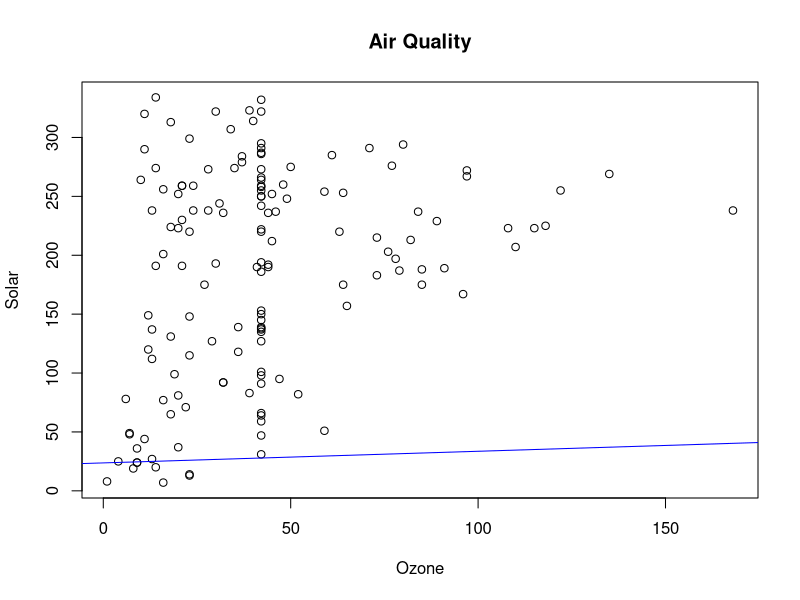

Source code (R):
#4
library(dplyr)
#i)
u <-airquality
missing_values <- colSums(is.na(u))
for (i in 1:ncol(u)) {
  if (missing_values[i]/nrow(u) < 0.1) {
    u <- u[!is.na(u[,i]),]
  } else {
    mean_val <- mean(u[,i], na.rm = TRUE)
    u[is.na(u[,i]),i] <- mean_val
  }
}
print(u)
#ii)
x=u[,"Ozone"] 
y=u[,"Solar.R"] 
m1<- lm(x~y)
m1 
#iii)
plot(x, y, main = "Air Quality",xlab = "Ozone", ylab = "Solar")
abline(lm(x~y,u1=u),col="blue")